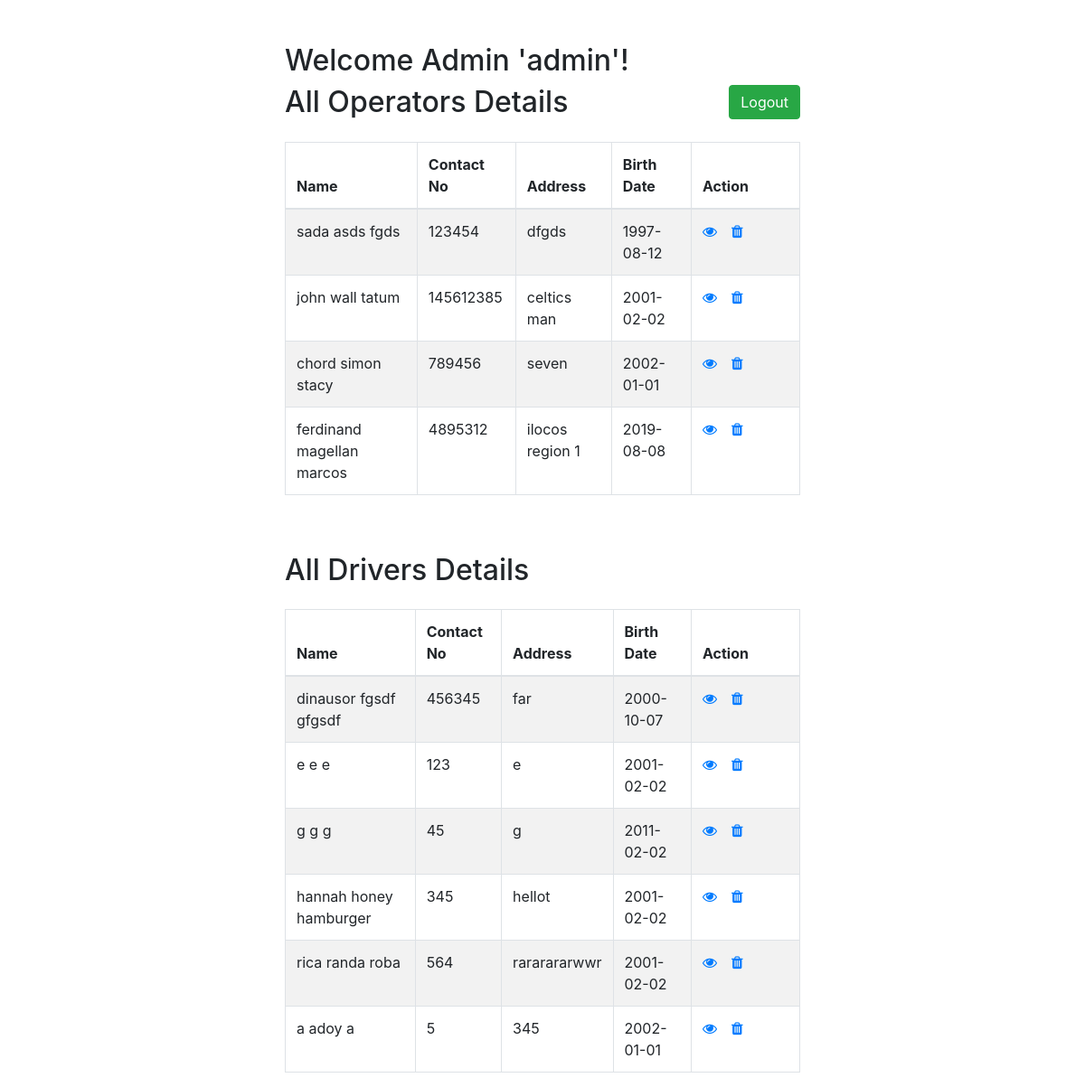
Before: /adm_dashboard.php (signed in) with the older database file.
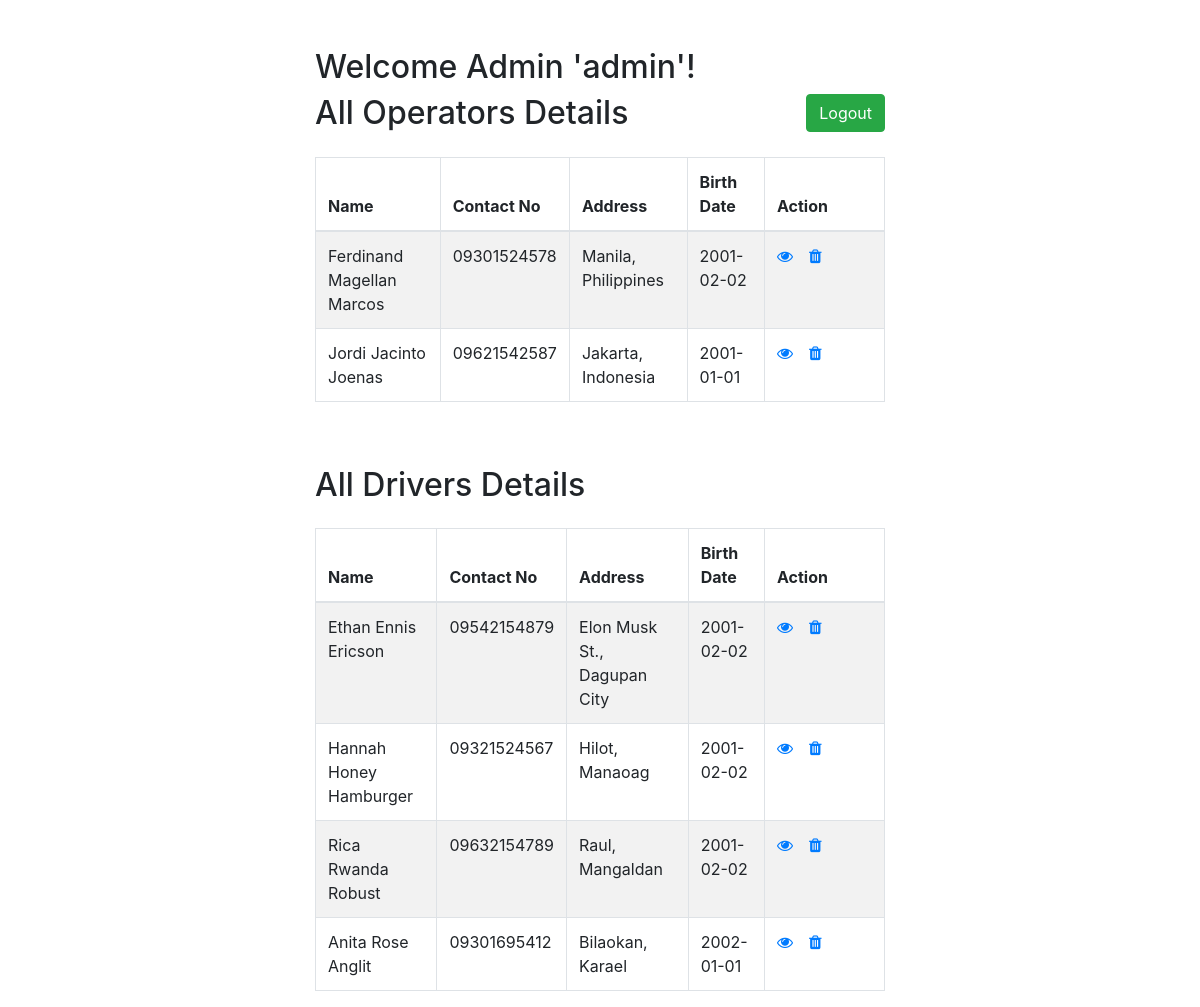
After: the same page with the newer database file.
### tables this page shows
CREATE TABLE `operators` (
  `email_add` varchar(100) NOT NULL,
  `ope_username` varchar(100) NOT NULL,
  `password` varchar(100) NOT NULL,
  `fname` varchar(100) DEFAULT NULL,
  `mname` varchar(100) DEFAULT NULL,
  `lname` varchar(100) DEFAULT NULL,
  `contactno` varchar(11) NOT NULL,
  `address` varchar(100) DEFAULT NULL,
  `bday` date DEFAULT NULL
);

CREATE TABLE `drivers` (
  `email_add` varchar(100) NOT NULL,
  `dri_username` varchar(100) NOT NULL,
  `password` varchar(100) DEFAULT NULL,
  `fname` varchar(100) DEFAULT NULL,
  `mname` varchar(100) DEFAULT NULL,
  `lname` varchar(100) DEFAULT NULL,
  `contactno` varchar(11) NOT NULL,
  `address` varchar(100) DEFAULT NULL,
  `bday` date DEFAULT NULL,
  `ope_email` varchar(100) DEFAULT NULL
);

### adm_dashboard.php (the view, shortened to what this page needs)
<?php
$userSession = $_SESSION['adm_username'];
?>
<!DOCTYPE html>
<html lang="en">
<head>
    <link rel="stylesheet" href="https://stackpath.bootstrapcdn.com/bootstrap/4.5.2/css/bootstrap.min.css">
    <link rel="stylesheet" href="https://maxcdn.bootstrapcdn.com/font-awesome/4.7.0/css/font-awesome.min.css">
</head>
<body>
    <div class="wrapper">
        <div class="container-fluid">
            <div class="row">
                <div class="col-md-12">
                    <div class="mt-5 mb-3 clearfix">
                    <h2 class="pull-left">Welcome Admin '<?php echo $userSession?>'!</h2><br>
                        <h2 class="pull-left">All Operators Details</h2>
                        <a href="logout.php" class="btn btn-success pull-right">Logout</a>
                    </div>
                    <?php
                    $sql = "SELECT * FROM operators";
                    if($result = mysqli_query($link, $sql)){
                        if(mysqli_num_rows($result) > 0){
                            echo '<table class="table table-bordered table-striped">';
                                echo "<thead>";
                                    echo "<tr>";
                                       echo "<th>Name</th>";
                                        echo "<th>Contact No</th>";
                                        echo "<th>Address</th>";
                                        echo "<th>Birth Date</th>";
                                       echo "<th>Action</th>";
                                    echo "</tr>";
                                echo "</thead>";
                                echo "<tbody>";
                                while($row = mysqli_fetch_array($result)){
                                    echo "<tr>";
                                      echo "<td>" . $row['fname'] . " " . $row['mname'] . " " . $row['lname'] . "</td>";
                                        echo "<td>" . $row['contactno'] . "</td>";
                                        echo "<td>" . $row['address'] . "</td>";
                                        echo "<td>" . $row['bday'] . "</td>";
                                      echo "<td>";
                                            echo '<a href="adm_read_ope.php?ope_username='. $row['ope_username'] .'" class="mr-3" title="View Credentials" data-toggle="tooltip"><span class="fa fa-eye"></span></a>';
                                            echo '<a href="adm_delete_ope.php?ope_username='. $row['ope_username'] . '&email_add=' .$row['email_add'] .'" title="Delete Record" data-toggle="tooltip"><span class="fa fa-trash"></span></a>';
                                        echo "</td>";
                                    echo "</tr>";
                                }
                                echo "</tbody>";
                            echo "</table>";
                        } else{
                            echo '<div class="alert alert-danger"><em>No records were found.</em></div>';
                        }
                    } else{
                        echo "Oops! Something went wrong. Please try again later.";
                    }
                    ?>
                </div>
            </div>
        </div>
         <div class="container-fluid">
            <div class="row">
                <div class="col-md-12">
                    <div class="mt-5 mb-3 clearfix">
                        <h2 class="pull-left">All Drivers Details</h2>
                    </div>
                    <?php
                    $sql = "SELECT * FROM drivers";
                    if($result = mysqli_query($link, $sql)){
                        if(mysqli_num_rows($result) > 0){
                            echo '<table class="table table-bordered table-striped">';
                                echo "<thead>";
                                    echo "<tr>";
                                       echo "<th>Name</th>";
                                        echo "<th>Contact No</th>";
                                        echo "<th>Address</th>";
                                        echo "<th>Birth Date</th>";
                                       echo "<th>Action</th>";
                                    echo "</tr>";
                                echo "</thead>";
                                echo "<tbody>";
                                while($row = mysqli_fetch_array($result)){
                                    echo "<tr>";
                                      echo "<td>" . $row['fname'] . " " . $row['mname'] . " " . $row['lname'] . "</td>";
                                        echo "<td>" . $row['contactno'] . "</td>";
                                        echo "<td>" . $row['address'] . "</td>";
                                        echo "<td>" . $row['bday'] . "</td>";
                                      echo "<td>";
                                            echo '<a href="adm_read_dri.php?dri_username='. $row['dri_username'] .'" class="mr-3" title="View Credentials" data-toggle="tooltip"><span class="fa fa-eye"></span></a>';
                                            echo '<a href="adm_delete_dri.php?dri_username='. $row['dri_username'] .'" title="Delete Record" data-toggle="tooltip"><span class="fa fa-trash"></span></a>';
                                        echo "</td>";
                                    echo "</tr>";
                                }
                                echo "</tbody>";
                            echo "</table>";
                        } else{
                            echo '<div class="alert alert-danger"><em>No records were found.</em></div>';
                        }
                    } else{
                        echo "Oops! Something went wrong. Please try again later.";
                    }
                    ?>
                </div>
            </div>
        </div>
    </div>
</body>
</html>

### adm_dashboard.php (style rules this page uses)
.wrapper { width: 600px; margin: 0 auto; }
table tr td:last-child { width: 120px; }

Changed rows visible on the page:
removed operators: fname "sada", mname "asds", lname "fgds", contactno "123454", address "dfgds", bday "1997-08-12"
removed operators: fname "john", mname "wall", lname "tatum", contactno "145612385", address "celtics man", bday "2001-02-02"
removed operators: fname "chord", mname "simon", lname "stacy", contactno "789456", address "seven", bday "2002-01-01"
removed operators: fname "ferdinand", mname "magellan", lname "marcos", contactno "4895312", address "ilocos region 1", bday "2019-08-08"
removed drivers: fname "dinausor", mname "fgsdf", lname "gfgsdf", contactno "456345", address "far", bday "2000-10-07"
removed drivers: fname "e", mname "e", lname "e", contactno "123", address "e", bday "2001-02-02"
removed drivers: fname "g", mname "g", lname "g", contactno "45", address "g", bday "2011-02-02"
removed drivers: fname "hannah", mname "honey", lname "hamburger", contactno "345", address "hellot", bday "2001-02-02"
removed drivers: fname "rica", mname "randa", lname "roba", contactno "564", address "rararararwwr", bday "2001-02-02"
removed drivers: fname "a", mname "adoy", lname "a", contactno "5", address "345", bday "2002-01-01"
added operators: fname "Ferdinand", mname "Magellan", lname "Marcos", contactno "09301524578", address "Manila, Philippines", bday "2001-02-02"
added operators: fname "Jordi", mname "Jacinto", lname "Joenas", contactno "09621542587", address "Jakarta, Indonesia", bday "2001-01-01"
added drivers: fname "Ethan", mname "Ennis", lname "Ericson", contactno "09542154879", address "Elon Musk St., Dagupan City", bday "2001-02-02"
added drivers: fname "Hannah", mname "Honey", lname "Hamburger", contactno "09321524567", address "Hilot, Manaoag", bday "2001-02-02"
added drivers: fname "Rica", mname "Rwanda", lname "Robust", contactno "09632154789", address "Raul, Mangaldan", bday "2001-02-02"
added drivers: fname "Anita", mname "Rose", lname "Anglit", contactno "09301695412", address "Bilaokan, Karael", bday "2002-01-01"
